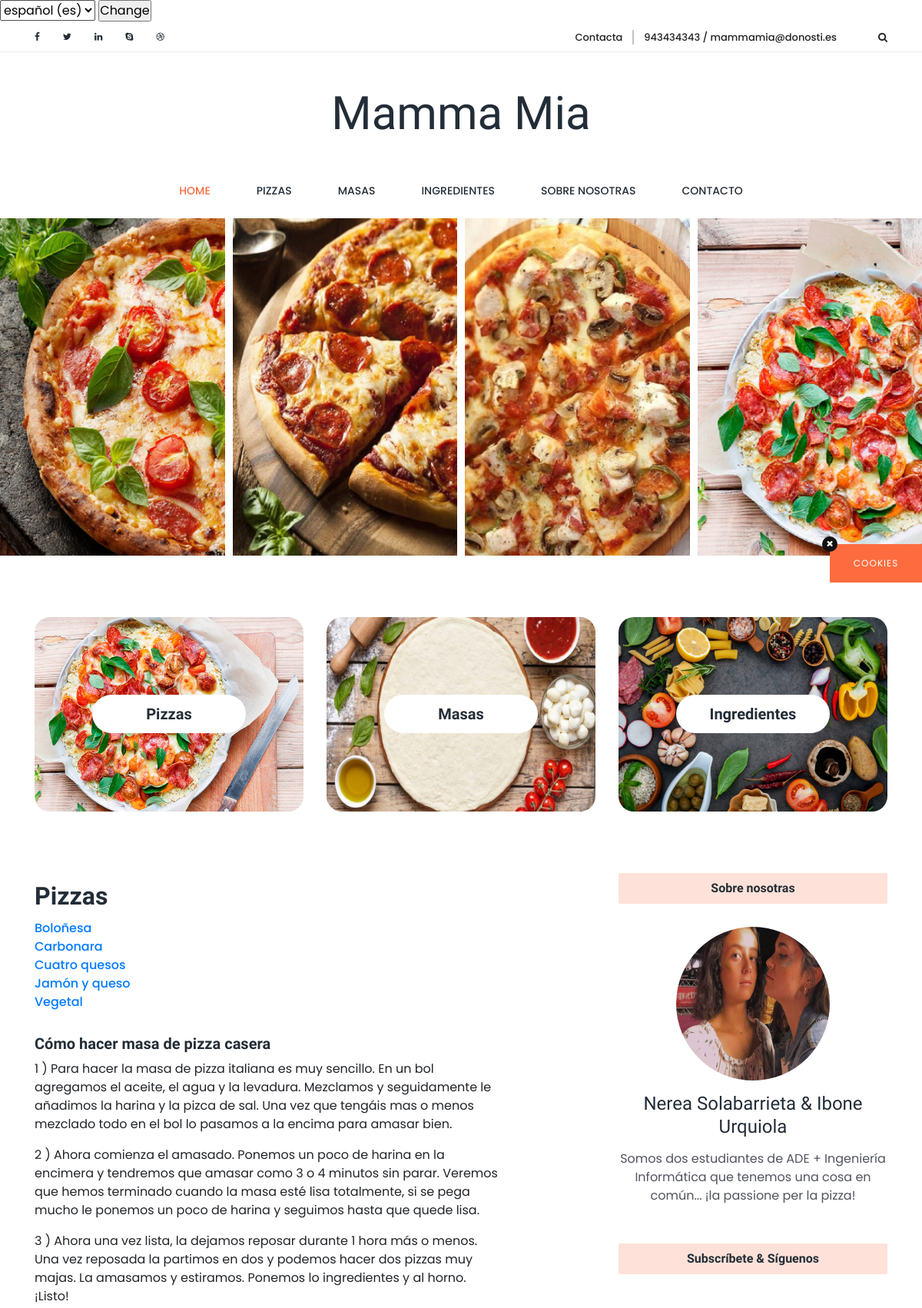
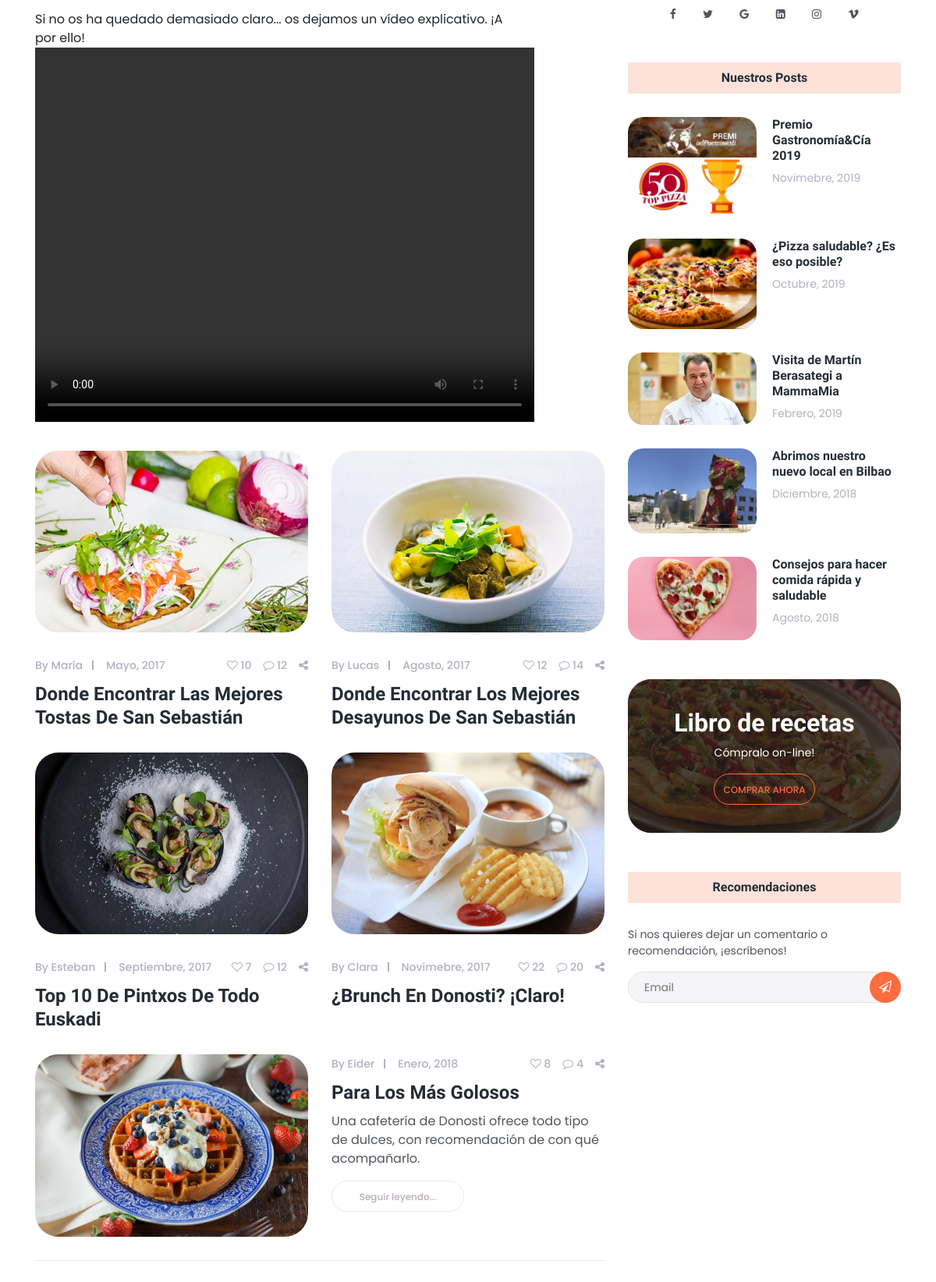
Page /pizzas/ (upper part) on the committed database (2 pictures, top to bottom).
### appMammaMiaDef/models.py (models this page shows, shortened)
class Pizza(models.Model):
	nombre = models.CharField(('Nombre'),max_length=50)
	masa = models.ForeignKey(Masa, on_delete = models.CASCADE)
	precio = models.IntegerField(('Precio'),default =0)
	ingredientes = models.ManyToManyField(Ingrediente)

### appMammaMiaDef/views.py (the view)
# urls.py: path('pizzas/', views.pizzas, name='pizzas'),
def pizzas(request):
	pizzas = get_list_or_404(Pizza.objects.order_by('nombre'))
	context = {'lista_pizzas': pizzas }
	return render(request, 'pizzas.html', context)

### appMammaMiaDef/templates/pizzas.html (shortened to what this page needs)
{% extends 'base.html' %}
{% block contenido %}
<h2>Pizzas</h2>
{% if lista_pizzas %}
	<ul>
	{% for d in lista_pizzas %}
		<li>
		    <a href="{% url 'detailPizza' d.id %}">{{ d.nombre}}</a>
		</li>
	{% endfor %}
	</ul>
{% else %}
<p>No hay pizzas creadas.</p>
{% endif %}
{% endblock %}

### appMammaMiaDef/static/style.css (style rules this page uses)
* { margin: 0; padding: 0; }
body { font-family: 'Poppins', sans-serif; position: relative; z-index: auto; }
h1, h2, h3, h4, h5, h6 { font-family: 'Quicksand', sans-serif; font-weight: 700; color: #232d37; line-height: 1.25; }
ul, ol { margin: 0; padding: 0; }
a, a:hover, a:focus, a:active { text-decoration: none; -webkit-transition-duration: 500ms; transition-duration: 500ms; font-weight: 500; outline: none; }
li { list-style: none; }
.single-post h2, .single-post h4 { margin: 10px 0; color: #232d37; -webkit-transition-duration: 500ms; transition-duration: 500ms; text-transform: capitalize; }

### rows in the picture
Pizza: nombre "Boloñesa"
Pizza: nombre "Carbonara"
Pizza: nombre "Cuatro quesos"
Pizza: nombre "Jamón y queso"
Pizza: nombre "Vegetal"

### other values in the picture
form field language "español (es)"
